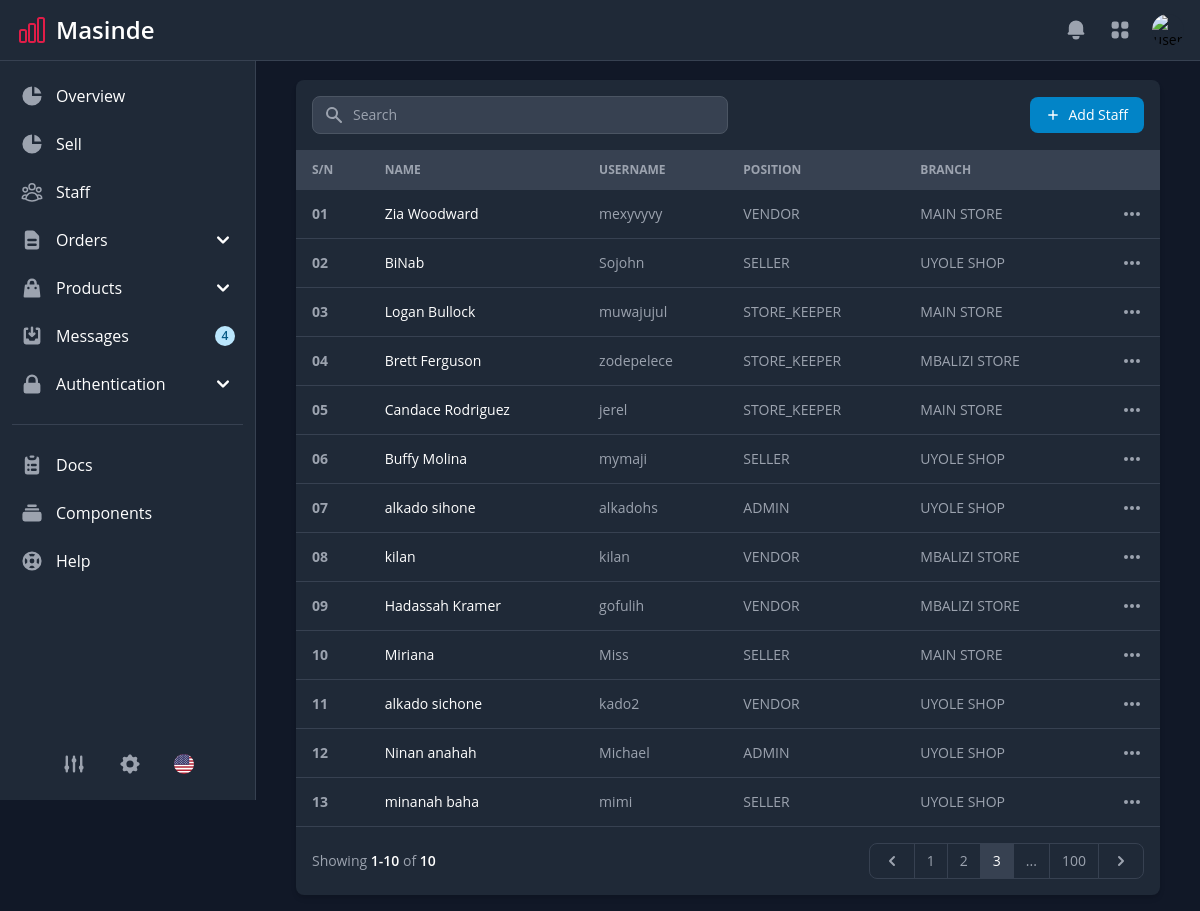
Page /index.php/user/register_index on the committed database.
### tables this page shows
CREATE TABLE `user` (
  `id` varchar(191) NOT NULL,
  `name` varchar(191) NOT NULL,
  `username` varchar(191) NOT NULL,
  `role` enum('ADMIN','SELLER','STORE_KEEPER','VENDOR') NOT NULL DEFAULT 'SELLER',
  `isStaff` tinyint(1) NOT NULL DEFAULT '1',
  `password` varchar(191) NOT NULL,
  `branchId` int NOT NULL DEFAULT '1',
  PRIMARY KEY (`id`),
  UNIQUE KEY `User_username_key` (`username`),
  KEY `User_branchId_fkey` (`branchId`),
  CONSTRAINT `User_branchId_fkey` FOREIGN KEY (`branchId`) REFERENCES `branch` (`id`) ON DELETE RESTRICT ON UPDATE CASCADE
);

CREATE TABLE `branch` (
  `id` int NOT NULL AUTO_INCREMENT,
  `name` varchar(191) NOT NULL,
  `category` varchar(191) NOT NULL,
  `createdAt` datetime(3) NOT NULL DEFAULT CURRENT_TIMESTAMP(3),
  PRIMARY KEY (`id`)
);

### application/controllers/User.php (called while the page is built, shortened)
<?php
class User extends CI_Controller
{
    public function register_index()
    {
        $users = $this->db->select("u.name, u.role, u.username, b.name as branchName")
                    ->from("user u")
                    ->join("branch b", "u.branchId = b.id")
                    ->get()
                ->result();
        $branches = $this->db->get('branch')->result();
        $data = [
            'users' => $users,
            'branches'=> $branches,
        ];
        $this->load->view("users/index", $data);
    }
}

### index.php (called while the page is built, shortened)
<?php
require_once BASEPATH.'core/CodeIgniter.php';

### application/views/users/index.php (the view, shortened to what this page needs)
  <?php include APPPATH . "/views/includes/header.php"?>
  <?php include APPPATH . "/views/includes/sidebar.php"?>
<main class="py-4 px-2 lg:px-4 md:ml-64 h-auto pt-20">
  <section class="bg-gray-50 dark:bg-gray-900">
    <div class="mx-auto max-w-screen-xl lg:px-6">
        <div class="bg-white dark:bg-gray-800 relative shadow-md sm:rounded-lg overflow-hidden">
            <div class="flex flex-col md:flex-row items-center justify-between space-y-3 md:space-y-0 md:space-x-4 p-4">
                <div class="w-full md:w-1/2">
                    <form class="flex items-center">
                        <div class="relative w-full">
                            <div class="absolute inset-y-0 left-0 flex items-center pl-3 pointer-events-none">
                            </div>
                            <input type="text" id="simple-search" class="bg-gray-50 border border-gray-300 text-gray-900 text-sm rounded-lg focus:ring-sky-500 focus:border-sky-500 block w-full pl-10 p-2 dark:bg-gray-700 dark:border-gray-600 dark:placeholder-gray-400 dark:text-white dark:focus:ring-sky-500 dark:focus:border-sky-500" placeholder="Search" required="">
                        </div>
                    </form>
                </div>
                <div class="w-full md:w-auto flex flex-col md:flex-row space-y-2 md:space-y-0 items-stretch md:items-center justify-end md:space-x-3 flex-shrink-0">
                    <button id="addStaffModalButton" data-modal-toggle="addStaffModal" type="button" class="flex items-center justify-center text-white bg-sky-700 hover:bg-sky-800 focus:ring-4 focus:ring-sky-300 font-medium rounded-lg text-sm px-4 py-2 dark:bg-sky-600 dark:hover:bg-sky-700 focus:outline-none dark:focus:ring-sky-800">
                        <svg class="h-3.5 w-3.5 mr-2" fill="currentColor" viewbox="0 0 20 20" xmlns="http://www.w3.org/2000/svg" aria-hidden="true">
                            <path clip-rule="evenodd" fill-rule="evenodd" d="M10 3a1 1 0 011 1v5h5a1 1 0 110 2h-5v5a1 1 0 11-2 0v-5H4a1 1 0 110-2h5V4a1 1 0 011-1z" />
                        </svg>
                        Add Staff
                    </button>
                </div>
            </div>
            <div class="overflow-x-auto">
                <table class="w-full text-sm text-left text-gray-500 dark:text-gray-400">
                    <thead class="text-xs text-gray-700 uppercase bg-gray-50 dark:bg-gray-700 dark:text-gray-400">
                        <tr>
                            <th scope="col" class="px-4 py-3">S/N</th>
                            <th scope="col" class="px-4 py-3">NAME</th>
                            <th scope="col" class="px-4 py-3">USERNAME</th>
                            <th scope="col" class="px-4 py-3">POSITION</th>
                            <th scope="col" class="px-4 py-3">BRANCH</th>
                            <th scope="col" class="px-4 py-3">
                            </th>
                        </tr>
                    </thead>
                    <tbody>
                        <?php $rowId = 1 ?>
                        <?php foreach($users as $user): ?>
                        <tr class="border-b dark:border-gray-700">
                            <th scope="row" class="px-4 py-3"><?= $rowId < 10 ? "0".$rowId++ : $rowId++ ?></th>
                            <th scope="row" class="px-4 py-3 font-medium text-gray-900 whitespace-nowrap dark:text-white"><?= $user->name ?></th>
                            <td class="px-4 py-3"><?= $user->username ?></td>
                            <td class="px-4 py-3"><?= $user->role ?></td>
                            <td class="px-4 py-3"><?= $user->branchName ?></td>
                            <td class="px-4 py-3 flex items-center justify-end">
                                <button id="apple-imac-27-dropdown-button" data-dropdown-toggle="apple-imac-27-dropdown" class="inline-flex items-center p-0.5 text-sm font-medium text-center text-gray-500 hover:text-gray-800 rounded-lg focus:outline-none dark:text-gray-400 dark:hover:text-gray-100" type="button">
                                    <svg class="w-5 h-5" aria-hidden="true" fill="currentColor" viewbox="0 0 20 20" xmlns="http://www.w3.org/2000/svg">
                                        <path d="M6 10a2 2 0 11-4 0 2 2 0 014 0zM12 10a2 2 0 11-4 0 2 2 0 014 0zM16 12a2 2 0 100-4 2 2 0 000 4z" />
                                    </svg>
                                </button>
                            </td>
                        </tr>
                        <?php endforeach; ?>
                    </tbody>
                </table>
            </div>
            <nav class="flex flex-col md:flex-row justify-between items-start md:items-center space-y-3 md:space-y-0 p-4" aria-label="Table navigation">
                <span class="text-sm font-normal text-gray-500 dark:text-gray-400">
                    Showing
                    <span class="font-semibold text-gray-900 dark:text-white">1-10</span>
                    of
                    <span class="font-semibold text-gray-900 dark:text-white">10</span>
                </span>
                <ul class="inline-flex items-stretch -space-x-px">
                    <li>
                        <a href="#" class="flex items-center justify-center h-full py-1.5 px-3 ml-0 text-gray-500 bg-white rounded-l-lg border border-gray-300 hover:bg-gray-100 hover:text-gray-700 dark:bg-gray-800 dark:border-gray-700 dark:text-gray-400 dark:hover:bg-gray-700 dark:hover:text-white">
                            <svg class="w-5 h-5" aria-hidden="true" fill="currentColor" viewbox="0 0 20 20" xmlns="http://www.w3.org/2000/svg">
                                <path fill-rule="evenodd" d="M12.707 5.293a1 1 0 010 1.414L9.414 10l3.293 3.293a1 1 0 01-1.414 1.414l-4-4a1 1 0 010-1.414l4-4a1 1 0 011.414 0z" clip-rule="evenodd" />
                            </svg>
                        </a>
                    </li>
                    <li>
                        <a href="#" class="flex items-center justify-center text-sm py-2 px-3 leading-tight text-gray-500 bg-white border border-gray-300 hover:bg-gray-100 hover:text-gray-700 dark:bg-gray-800 dark:border-gray-700 dark:text-gray-400 dark:hover:bg-gray-700 dark:hover:text-white">1</a>
                    </li>
                    <li>
                        <a href="#" class="flex items-center justify-center text-sm py-2 px-3 leading-tight text-gray-500 bg-white border border-gray-300 hover:bg-gray-100 hover:text-gray-700 dark:bg-gray-800 dark:border-gray-700 dark:text-gray-400 dark:hover:bg-gray-700 dark:hover:text-white">2</a>
                    </li>
                    <li>
                        <a href="#" aria-current="page" class="flex items-center justify-center text-sm z-10 py-2 px-3 leading-tight text-sky-600 bg-sky-50 border border-sky-300 hover:bg-sky-100 hover:text-sky-700 dark:border-gray-700 dark:bg-gray-700 dark:text-white">3</a>
                    </li>
                    <li>
                        <a href="#" class="flex items-center justify-center text-sm py-2 px-3 leading-tight text-gray-500 bg-white border border-gray-300 hover:bg-gray-100 hover:text-gray-700 dark:bg-gray-800 dark:border-gray-700 dark:text-gray-400 dark:hover:bg-gray-700 dark:hover:text-white">...</a>
                    </li>
                    <li>
                        <a href="#" class="flex items-center justify-center text-sm py-2 px-3 leading-tight text-gray-500 bg-white border border-gray-300 hover:bg-gray-100 hover:text-gray-700 dark:bg-gray-800 dark:border-gray-700 dark:text-gray-400 dark:hover:bg-gray-700 dark:hover:text-white">100</a>
                    </li>
                    <li>
                        <a href="#" class="flex items-center justify-center h-full py-1.5 px-3 leading-tight text-gray-500 bg-white rounded-r-lg border border-gray-300 hover:bg-gray-100 hover:text-gray-700 dark:bg-gray-800 dark:border-gray-700 dark:text-gray-400 dark:hover:bg-gray-700 dark:hover:text-white">
                            <svg class="w-5 h-5" aria-hidden="true" fill="currentColor" viewbox="0 0 20 20" xmlns="http://www.w3.org/2000/svg">
                                <path fill-rule="evenodd" d="M7.293 14.707a1 1 0 010-1.414L10.586 10 7.293 6.707a1 1 0 011.414-1.414l4 4a1 1 0 010 1.414l-4 4a1 1 0 01-1.414 0z" clip-rule="evenodd" />
                            </svg>
                        </a>
                    </li>
                </ul>
            </nav>
        </div>
    </div>
    </section>
</main>
</div>
<?php include APPPATH . "/views/includes/footer.php"?>

### assets/css/datatable.css (style rules this page uses)
:root { --dt-row-selected: 13, 110, 253; --dt-row-selected-text: 255, 255, 255; --dt-row-selected-link: 9, 10, 11; --dt-row-stripe: 0, 0, 0; --dt-row-hover: 0, 0, 0; --dt-column-ordering: 0, 0, 0; --dt-html-background: white; }
:root.dark { --dt-html-background: rgb(33, 37, 41); }
html.dark { --dt-row-hover: 255, 255, 255; --dt-row-stripe: 255, 255, 255; --dt-column-ordering: 255, 255, 255; }

### rows in the picture
user: name "Zia Woodward", username "mexyvyvy", role "VENDOR", branchId.name "MAIN STORE"
user: name "BiNab", username "Sojohn", role "SELLER", branchId.name "UYOLE SHOP"
user: name "Logan Bullock", username "muwajujul", role "STORE_KEEPER", branchId.name "MAIN STORE"
user: name "Brett Ferguson", username "zodepelece", role "STORE_KEEPER", branchId.name "MBALIZI STORE"
user: name "Candace Rodriguez", username "jerel", role "STORE_KEEPER", branchId.name "MAIN STORE"
user: name "Buffy Molina", username "mymaji", role "SELLER", branchId.name "UYOLE SHOP"
user: name "alkado sihone", username "alkadohs", role "ADMIN", branchId.name "UYOLE SHOP"
user: name "kilan", username "kilan", role "VENDOR", branchId.name "MBALIZI STORE"
user: name "Hadassah Kramer", username "gofulih", role "VENDOR", branchId.name "MBALIZI STORE"
user: name "Miriana", username "Miss", role "SELLER", branchId.name "MAIN STORE"
user: name "alkado sichone", username "kado2", role "VENDOR", branchId.name "UYOLE SHOP"
user: name "Ninan anahah", username "Michael", role "ADMIN", branchId.name "UYOLE SHOP"
user: name "minanah baha", username "mimi", role "SELLER", branchId.name "UYOLE SHOP"
